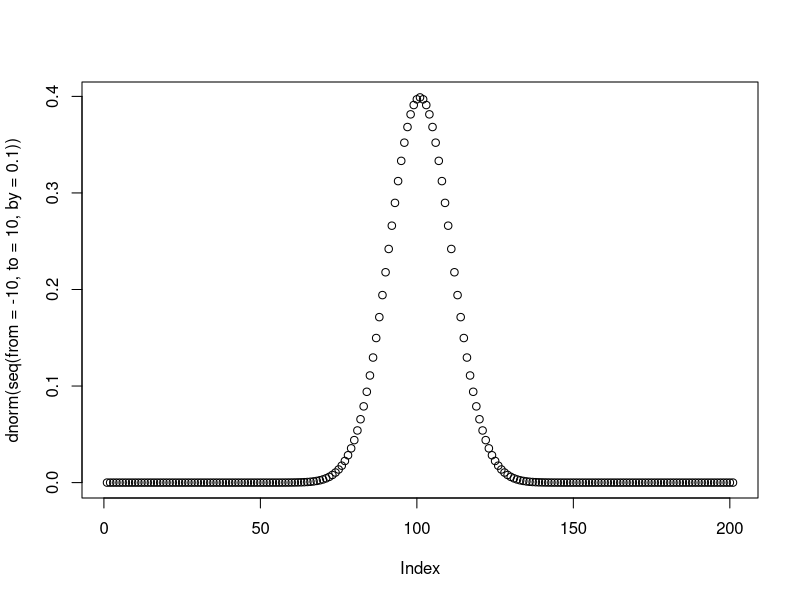
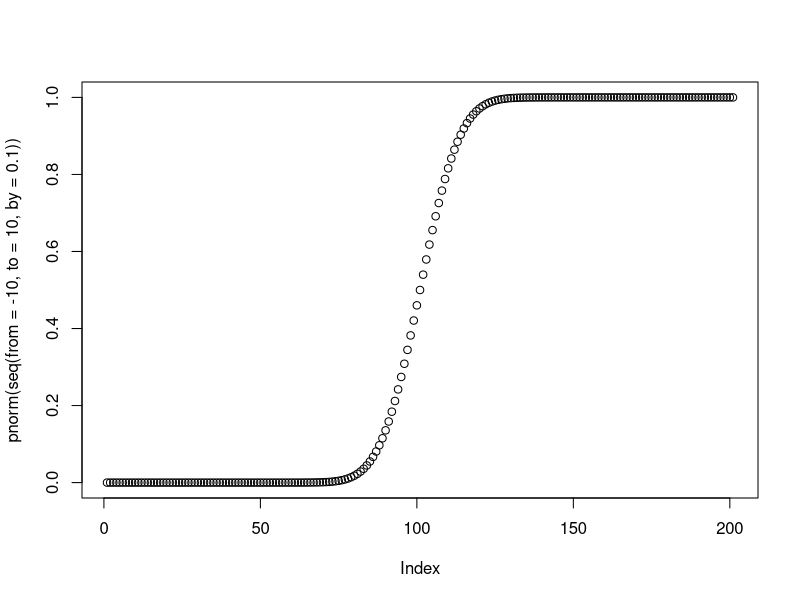
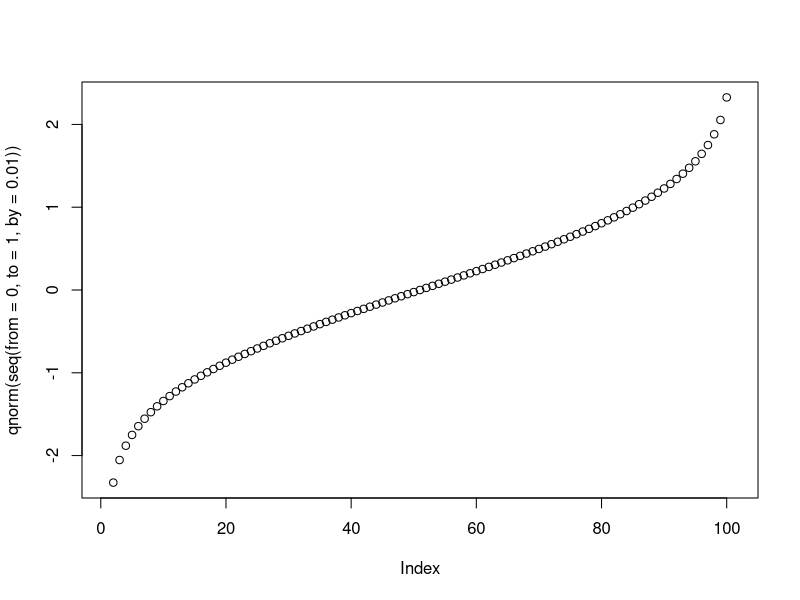
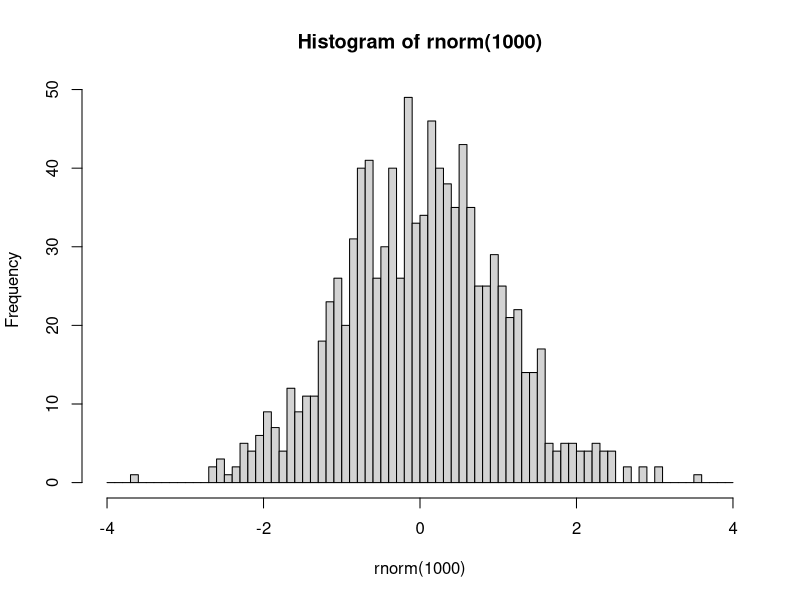

Reproduce these figures in R, in order.
# normal distribution
plot(dnorm(seq(from=-10, to=10, by=.1)))

# cumulative probability
plot(pnorm(seq(from=-10, to=10, by=.1)))

# to explore
plot(qnorm(seq(from=0, to=1, by=.01)))

#random from norm dist
hist(rnorm(1000), seq(-4, 4, 0.1))